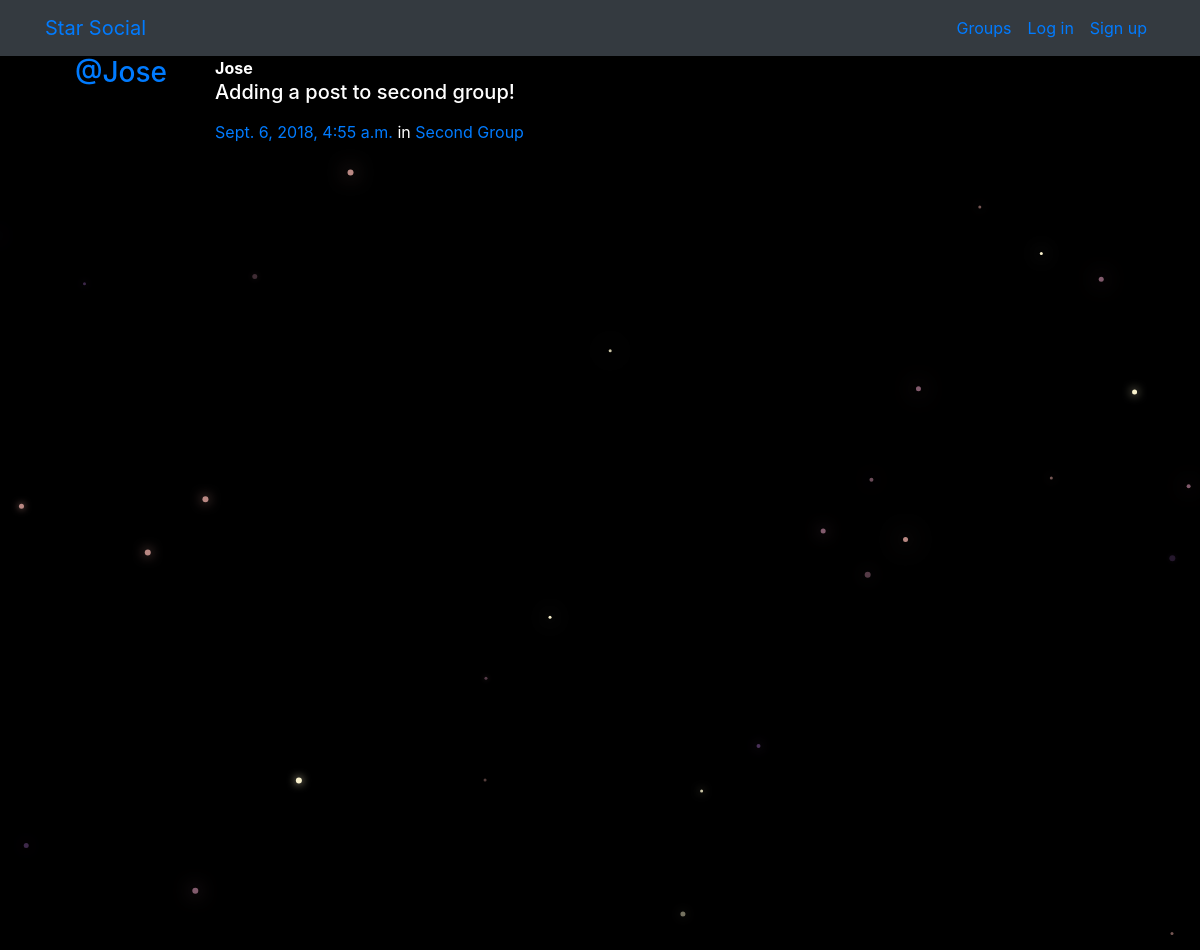
/posts/, run on an earlier commit of the app's database.
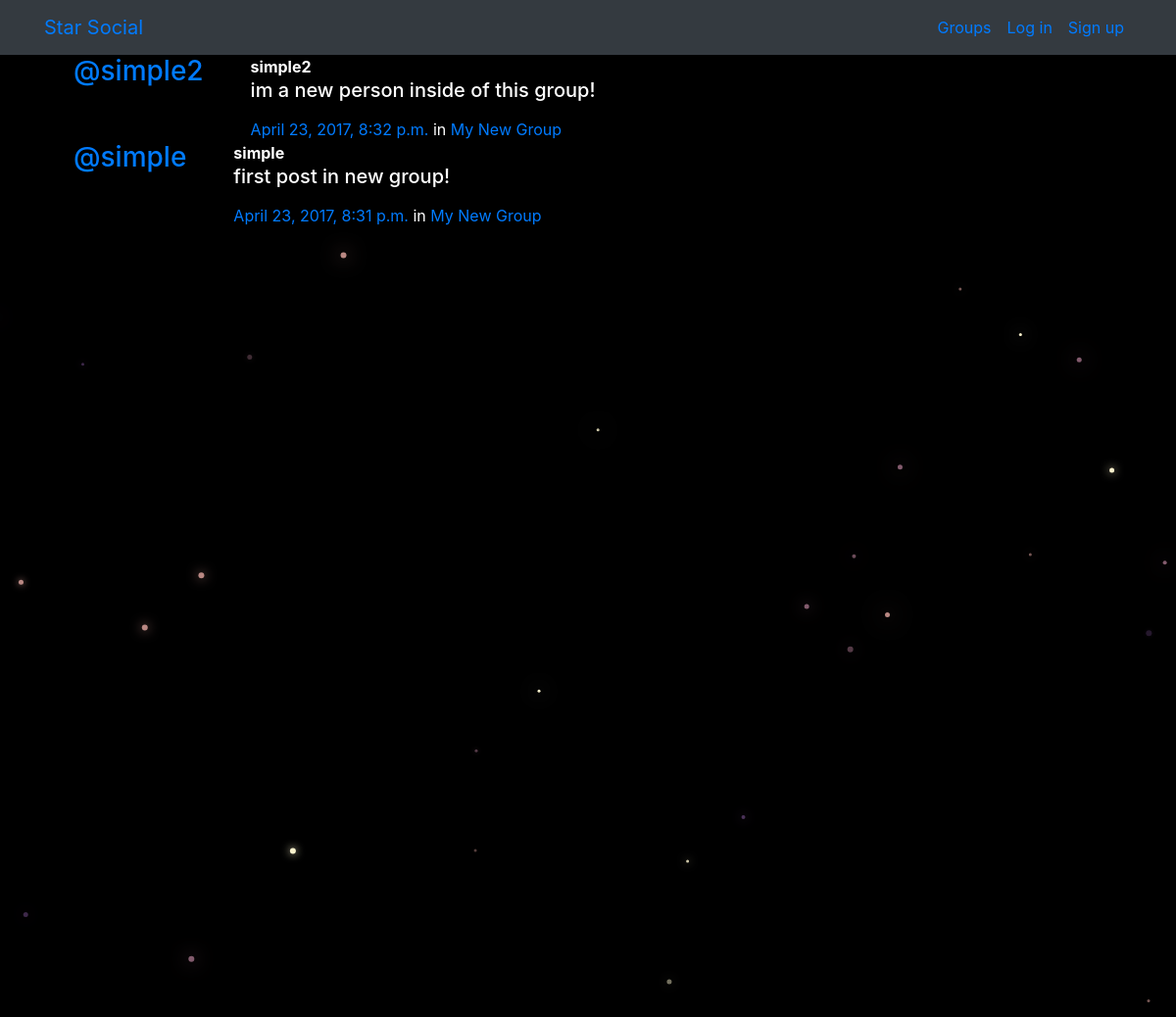
And on a later commit of the database.
### posts/models.py (models this page shows, shortened)
class Post(models.Model):
    user = models.ForeignKey(User, related_name="posts",on_delete=models.CASCADE)
    created_at = models.DateTimeField(auto_now=True)
    message = models.TextField()
    message_html = models.TextField(editable=False)
    group = models.ForeignKey(Group, related_name="posts",null=True, blank=True,on_delete=models.CASCADE)
    class Meta:
        ordering = ["-created_at"]
        unique_together = ["user", "message"]

### groups/models.py (models this page shows, shortened)
class Group(models.Model):
    name = models.CharField(max_length=255, unique=True)
    slug = models.SlugField(allow_unicode=True, unique=True)
    description = models.TextField(blank=True, default='')
    description_html = models.TextField(editable=False, default='', blank=True)
    members = models.ManyToManyField(User,through="GroupMember")
    class Meta:
        ordering = ["name"]

### posts/views.py (the view)
# urls.py: path('', views.PostList.as_view(), name="all"),
class PostList(SelectRelatedMixin, generic.ListView):
    model = models.Post
    select_related = ("user", "group")

### posts/templates/posts/post_list.html (shortened to what this page needs)
{% extends "posts/post_base.html" %}
{% load humanize %}
{% block post_content %}
<div class="col-md-8">
	{% for post in post_list %}
  {% include "posts/_post.html" %}
	{% endfor %}
</div>
{% endblock %}

### posts/templates/posts/_post.html (shortened to what this page needs)
<div class="media">
	<h3 class="mr-5"><a href="{% url 'posts:for_user' username=post.user.username %}">@{{ post.user.username }}</a></h3>
	<div class="media-body">
		<strong>{{ post.user.username }}</strong>
		<h5>{{ post.message_html|safe }}</h5>
			<time class="time"><a href="{% url 'posts:single' username=post.user.username pk=post.pk %}">{{ post.created_at }}</a></time>
			{% if post.group %}
			<span class="group-name">in <a href="#">{{ post.group.name }}</a></span>
			{% endif %}
	</div>
</div>

What changed in the data, as far as the page shows it:
removed Post: user.username "Jose", message_html "Adding a post to second group!", created_at "Sept. 6, 2018, 4:55 a.m.", group.name "Second Group"
added Post: user.username "simple2", message_html "im a new person inside of this group!", created_at "April 23, 2017, 8:32 p.m.", group.name "My New Group"
added Post: user.username "simple", message_html "first post in new group!", created_at "April 23, 2017, 8:31 p.m.", group.name "My New Group"
